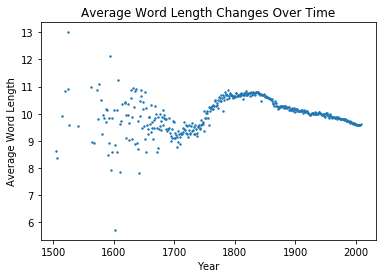

Generate this figure with Python:
text_file = open("./ngrams-output.txt").read().splitlines()
for i in range(0,len(text_file)):
    text_file[i] = eval(text_file[i])

import matplotlib.pyplot as plt
plt.scatter(*zip(*text_file), s= 2)
plt.title('Average Word Length Changes Over Time')
plt.xlabel('Year')
plt.ylabel('Average Word Length')
plt.show()
